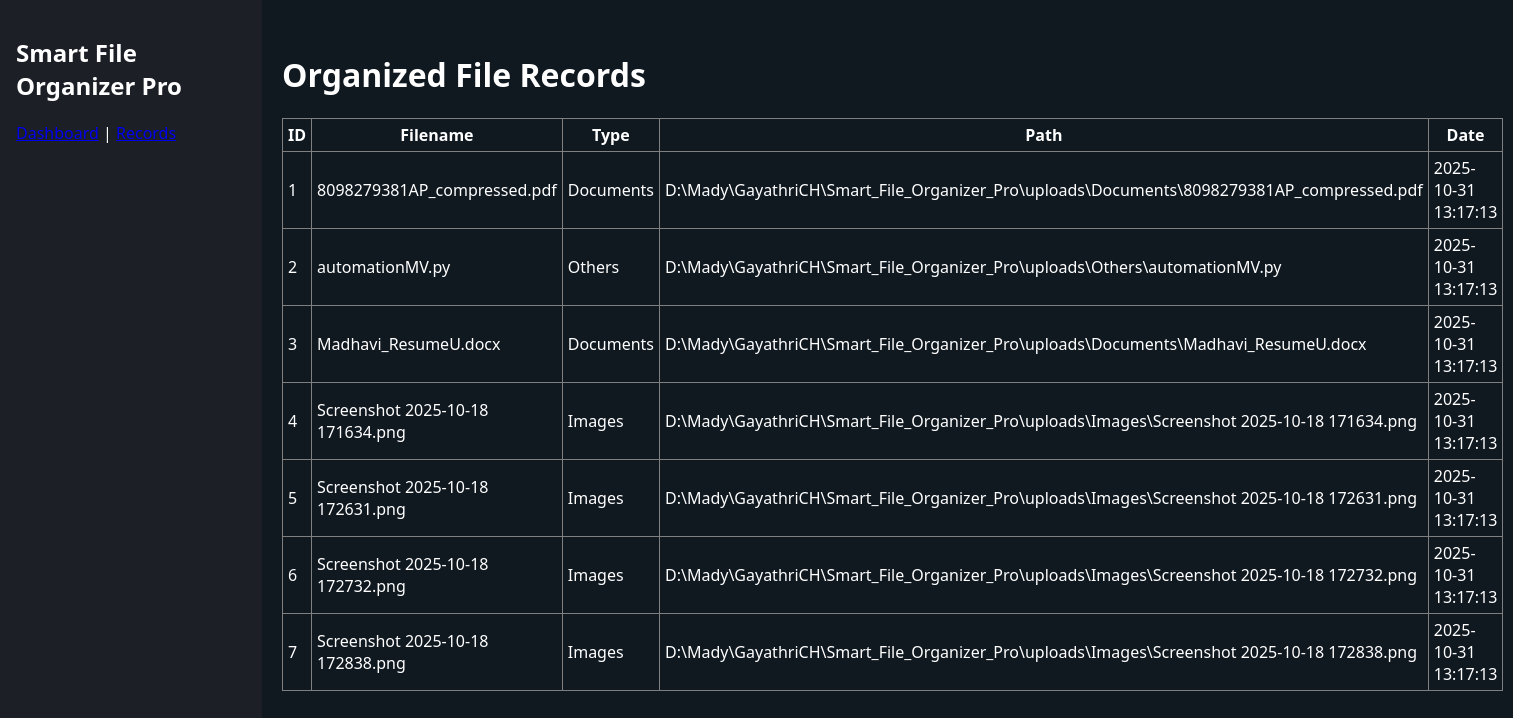
Page /records on the committed database.
### tables this page shows
CREATE TABLE organized_files (
                    id INTEGER PRIMARY KEY AUTOINCREMENT,
                    filename TEXT,
                    filetype TEXT,
                    new_path TEXT,
                    date TEXT
                );

### app.py (the view)
@app.route("/records")
def records():
    conn = sqlite3.connect(DB_PATH)
    c = conn.cursor()
    c.execute("SELECT * FROM organized_files ORDER BY date DESC")
    rows = c.fetchall()
    conn.close()
    return render_template("records.html", files=rows)

### templates/records.html
<!doctype html>
<html lang="en">
<head><meta charset="utf-8"><title>Records - Smart File Organizer Pro</title>
<link rel="stylesheet" href="/static/style.css"></head>
<body class="dark-theme">
<aside class="sidebar"><h2>Smart File Organizer Pro</h2><nav><a href="/">Dashboard</a> | <a href="/records">Records</a></nav></aside>
<main class="main">
<h1>Organized File Records</h1>
<table border="1" cellpadding="5" style="width:100%;border-collapse:collapse;">
<tr><th>ID</th><th>Filename</th><th>Type</th><th>Path</th><th>Date</th></tr>
{% for r in files %}
<tr><td>{{ r[0] }}</td><td>{{ r[1] }}</td><td>{{ r[2] }}</td><td>{{ r[3] }}</td><td>{{ r[4] }}</td></tr>
{% endfor %}
</table>
</main></body></html>

### static/style.css (style rules this page uses)
body.dark-theme { font-family: 'Segoe UI', sans-serif; background: #101820; color: #fff; margin: 0; padding: 0; }
.sidebar { width: 230px; background: #1c1f26; height: 100vh; position: fixed; left: 0; top: 0; padding: 1rem; }
.main { margin-left: 250px; padding: 2rem; }

### rows in the picture
organized_files: id "1", filename "8098279381AP_compressed.pdf", filetype "Documents", new_path "D:\\Mady\\GayathriCH\\Smart_File_Organizer_Pro\\uploads\\Documents\\8098279381AP_compressed.pdf", date "2025-10-31 13:17:13"
organized_files: id "2", filename "automationMV.py", filetype "Others", new_path "D:\\Mady\\GayathriCH\\Smart_File_Organizer_Pro\\uploads\\Others\\automationMV.py", date "2025-10-31 13:17:13"
organized_files: id "3", filename "Madhavi_ResumeU.docx", filetype "Documents", new_path "D:\\Mady\\GayathriCH\\Smart_File_Organizer_Pro\\uploads\\Documents\\Madhavi_ResumeU.docx", date "2025-10-31 13:17:13"
organized_files: id "4", filename "Screenshot 2025-10-18 171634.png", filetype "Images", new_path "D:\\Mady\\GayathriCH\\Smart_File_Organizer_Pro\\uploads\\Images\\Screenshot 2025-10-18 171634.png", date "2025-10-31 13:17:13"
organized_files: id "5", filename "Screenshot 2025-10-18 172631.png", filetype "Images", new_path "D:\\Mady\\GayathriCH\\Smart_File_Organizer_Pro\\uploads\\Images\\Screenshot 2025-10-18 172631.png", date "2025-10-31 13:17:13"
organized_files: id "6", filename "Screenshot 2025-10-18 172732.png", filetype "Images", new_path "D:\\Mady\\GayathriCH\\Smart_File_Organizer_Pro\\uploads\\Images\\Screenshot 2025-10-18 172732.png", date "2025-10-31 13:17:13"
organized_files: id "7", filename "Screenshot 2025-10-18 172838.png", filetype "Images", new_path "D:\\Mady\\GayathriCH\\Smart_File_Organizer_Pro\\uploads\\Images\\Screenshot 2025-10-18 172838.png", date "2025-10-31 13:17:13"
